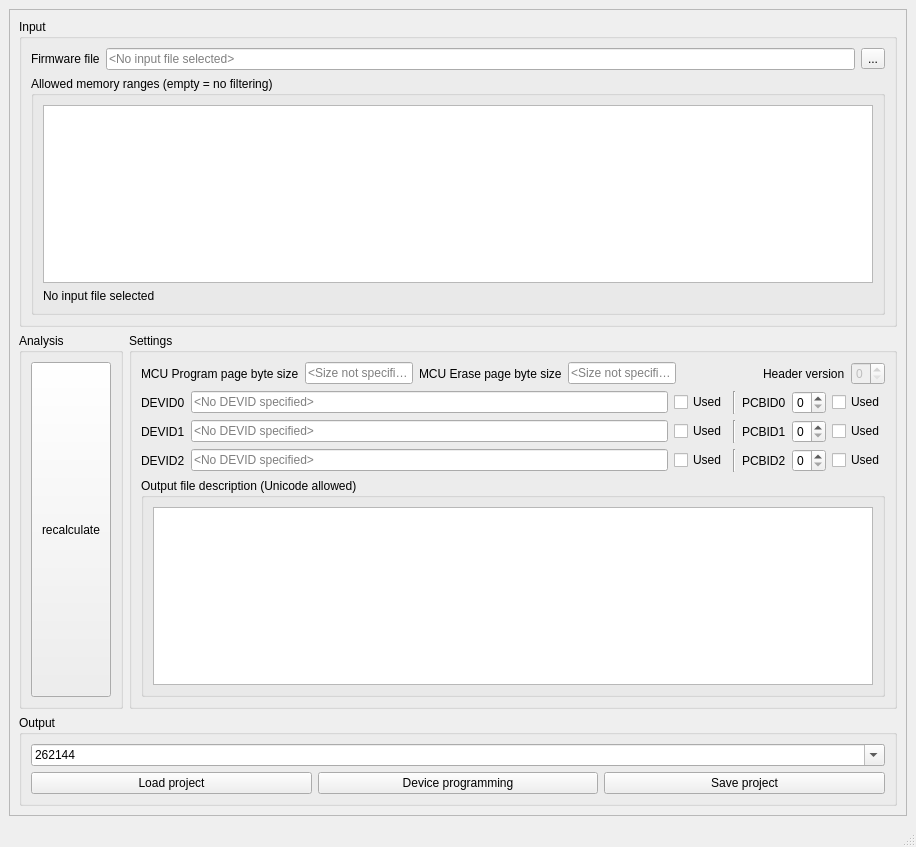
<?xml version="1.0" encoding="UTF-8"?>
<ui version="4.0">
 <class>MainWindow</class>
 <widget class="QMainWindow" name="MainWindow">
  <property name="geometry">
   <rect>
    <x>0</x>
    <y>0</y>
    <width>916</width>
    <height>847</height>
   </rect>
  </property>
  <property name="windowTitle">
   <string>Boot image generator</string>
  </property>
  <property name="styleSheet">
   <string notr="true"/>
  </property>
  <property name="animated">
   <bool>true</bool>
  </property>
  <property name="documentMode">
   <bool>false</bool>
  </property>
  <widget class="QWidget" name="centralwidget">
   <layout class="QGridLayout" name="gridLayout">
    <item row="0" column="1">
     <widget class="QFrame" name="frame">
      <property name="frameShape">
       <enum>QFrame::StyledPanel</enum>
      </property>
      <property name="frameShadow">
       <enum>QFrame::Raised</enum>
      </property>
      <layout class="QGridLayout" name="gridLayout_8">
       <item row="1" column="1">
        <widget class="QGroupBox" name="settings_grp">
         <property name="sizePolicy">
          <sizepolicy hsizetype="Expanding" vsizetype="Preferred">
           <horstretch>0</horstretch>
           <verstretch>0</verstretch>
          </sizepolicy>
         </property>
         <property name="title">
          <string>Settings</string>
         </property>
         <property name="flat">
          <bool>false</bool>
         </property>
         <layout class="QGridLayout" name="gridLayout_7">
          <item row="0" column="0">
           <layout class="QGridLayout" name="gridLayout_6">
            <item row="1" column="0">
             <layout class="QHBoxLayout" name="horizontalLayout_4">
              <item>
               <widget class="QLabel" name="label">
                <property name="text">
                 <string>DEVID0</string>
                </property>
                <property name="buddy">
                 <cstring>devid0_edt</cstring>
                </property>
               </widget>
              </item>
              <item>
               <widget class="QLineEdit" name="devid0_edt">
                <property name="toolTip">
                 <string>Enter DEVID as integer or formula</string>
                </property>
                <property name="text">
                 <string/>
                </property>
                <property name="maxLength">
                 <number>200</number>
                </property>
                <property name="frame">
                 <bool>true</bool>
                </property>
                <property name="placeholderText">
                 <string>&lt;No DEVID specified&gt;</string>
                </property>
                <property name="clearButtonEnabled">
                 <bool>true</bool>
                </property>
               </widget>
              </item>
              <item>
               <widget class="QCheckBox" name="devid0_used_cb">
                <property name="text">
                 <string>Used</string>
                </property>
               </widget>
              </item>
              <item>
               <widget class="Line" name="line">
                <property name="orientation">
                 <enum>Qt::Vertical</enum>
                </property>
               </widget>
              </item>
              <item>
               <widget class="QLabel" name="label_5">
                <property name="text">
                 <string>PCBID0</string>
                </property>
                <property name="buddy">
                 <cstring>pcbid0_spin</cstring>
                </property>
               </widget>
              </item>
              <item>
               <widget class="QSpinBox" name="pcbid0_spin">
                <property name="maximum">
                 <number>255</number>
                </property>
                <property name="displayIntegerBase">
                 <number>16</number>
                </property>
               </widget>
              </item>
              <item>
               <widget class="QCheckBox" name="pcbid0_used_cb">
                <property name="text">
                 <string>Used</string>
                </property>
               </widget>
              </item>
             </layout>
            </item>
            <item row="3" column="0">
             <layout class="QHBoxLayout" name="horizontalLayout_6">
              <item>
               <widget class="QLabel" name="label_3">
                <property name="text">
                 <string>DEVID2</string>
                </property>
                <property name="buddy">
                 <cstring>devid2_edt</cstring>
                </property>
               </widget>
              </item>
              <item>
               <widget class="QLineEdit" name="devid2_edt">
                <property name="toolTip">
                 <string>Enter DEVID as integer or formula</string>
                </property>
                <property name="text">
                 <string/>
                </property>
                <property name="maxLength">
                 <number>200</number>
                </property>
                <property name="placeholderText">
                 <string>&lt;No DEVID specified&gt;</string>
                </property>
                <property name="clearButtonEnabled">
                 <bool>true</bool>
                </property>
               </widget>
              </item>
              <item>
               <widget class="QCheckBox" name="devid2_used_cb">
                <property name="text">
                 <string>Used</string>
                </property>
               </widget>
              </item>
              <item>
               <widget class="Line" name="line_3">
                <property name="orientation">
                 <enum>Qt::Vertical</enum>
                </property>
               </widget>
              </item>
              <item>
               <widget class="QLabel" name="label_7">
                <property name="text">
                 <string>PCBID2</string>
                </property>
                <property name="buddy">
                 <cstring>pcbid2_spin</cstring>
                </property>
               </widget>
              </item>
              <item>
               <widget class="QSpinBox" name="pcbid2_spin">
                <property name="sizePolicy">
                 <sizepolicy hsizetype="Minimum" vsizetype="Fixed">
                  <horstretch>0</horstretch>
                  <verstretch>0</verstretch>
                 </sizepolicy>
                </property>
                <property name="maximum">
                 <number>255</number>
                </property>
                <property name="displayIntegerBase">
                 <number>16</number>
                </property>
               </widget>
              </item>
              <item>
               <widget class="QCheckBox" name="pcbid2_used_cb">
                <property name="text">
                 <string>Used</string>
                </property>
               </widget>
              </item>
             </layout>
            </item>
            <item row="2" column="0">
             <layout class="QHBoxLayout" name="horizontalLayout_5">
              <item>
               <widget class="QLabel" name="label_2">
                <property name="text">
                 <string>DEVID1</string>
                </property>
                <property name="buddy">
                 <cstring>devid1_edt</cstring>
                </property>
               </widget>
              </item>
              <item>
               <widget class="QLineEdit" name="devid1_edt">
                <property name="toolTip">
                 <string>Enter DEVID as integer or formula</string>
                </property>
                <property name="text">
                 <string/>
                </property>
                <property name="maxLength">
                 <number>200</number>
                </property>
                <property name="placeholderText">
                 <string>&lt;No DEVID specified&gt;</string>
                </property>
                <property name="clearButtonEnabled">
                 <bool>true</bool>
                </property>
               </widget>
              </item>
              <item>
               <widget class="QCheckBox" name="devid1_used_cb">
                <property name="text">
                 <string>Used</string>
                </property>
               </widget>
              </item>
              <item>
               <widget class="Line" name="line_2">
                <property name="orientation">
                 <enum>Qt::Vertical</enum>
                </property>
               </widget>
              </item>
              <item>
               <widget class="QLabel" name="label_6">
                <property name="text">
                 <string>PCBID1</string>
                </property>
                <property name="buddy">
                 <cstring>pcbid1_spin</cstring>
                </property>
               </widget>
              </item>
              <item>
               <widget class="QSpinBox" name="pcbid1_spin">
                <property name="maximum">
                 <number>255</number>
                </property>
                <property name="displayIntegerBase">
                 <number>16</number>
                </property>
               </widget>
              </item>
              <item>
               <widget class="QCheckBox" name="pcbid1_used_cb">
                <property name="text">
                 <string>Used</string>
                </property>
               </widget>
              </item>
             </layout>
            </item>
            <item row="4" column="0">
             <widget class="QGroupBox" name="groupBox_2">
              <property name="sizePolicy">
               <sizepolicy hsizetype="Preferred" vsizetype="Expanding">
                <horstretch>0</horstretch>
                <verstretch>0</verstretch>
               </sizepolicy>
              </property>
              <property name="title">
               <string>Output file description (Unicode allowed)</string>
              </property>
              <layout class="QGridLayout" name="gridLayout_5">
               <item row="0" column="0">
                <widget class="QPlainTextEdit" name="file_comment_edt">
                 <property name="sizePolicy">
                  <sizepolicy hsizetype="Expanding" vsizetype="Expanding">
                   <horstretch>0</horstretch>
                   <verstretch>0</verstretch>
                  </sizepolicy>
                 </property>
                 <property name="toolTip">
                  <string>Comment stored in output file</string>
                 </property>
                 <property name="frameShape">
                  <enum>QFrame::StyledPanel</enum>
                 </property>
                 <property name="tabChangesFocus">
                  <bool>true</bool>
                 </property>
                 <property name="placeholderText">
                  <string>&lt;Output file comment is empty&gt;</string>
                 </property>
                </widget>
               </item>
              </layout>
             </widget>
            </item>
            <item row="0" column="0">
             <layout class="QHBoxLayout" name="horizontalLayout_7">
              <item>
               <widget class="QLabel" name="label_8">
                <property name="text">
                 <string>MCU Program page byte size</string>
                </property>
               </widget>
              </item>
              <item>
               <widget class="QLineEdit" name="program_page_size_edt">
                <property name="toolTip">
                 <string>Page size in bytes used for address alignment</string>
                </property>
                <property name="styleSheet">
                 <string notr="true"/>
                </property>
                <property name="text">
                 <string/>
                </property>
                <property name="maxLength">
                 <number>300</number>
                </property>
                <property name="placeholderText">
                 <string>&lt;Size not specified&gt;</string>
                </property>
                <property name="clearButtonEnabled">
                 <bool>true</bool>
                </property>
               </widget>
              </item>
              <item>
               <widget class="QLabel" name="label_9">
                <property name="text">
                 <string>MCU Erase page byte size</string>
                </property>
               </widget>
              </item>
              <item>
               <widget class="QLineEdit" name="erase_page_size_edt">
                <property name="toolTip">
                 <string>Page size in bytes used for address alignment</string>
                </property>
                <property name="text">
                 <string/>
                </property>
                <property name="maxLength">
                 <number>300</number>
                </property>
                <property name="placeholderText">
                 <string>&lt;Size not specified&gt;</string>
                </property>
                <property name="clearButtonEnabled">
                 <bool>true</bool>
                </property>
               </widget>
              </item>
              <item>
               <spacer name="horizontalSpacer">
                <property name="orientation">
                 <enum>Qt::Horizontal</enum>
                </property>
                <property name="sizeHint" stdset="0">
                 <size>
                  <width>40</width>
                  <height>20</height>
                 </size>
                </property>
               </spacer>
              </item>
              <item>
               <widget class="QLabel" name="label_4">
                <property name="text">
                 <string>Header version</string>
                </property>
                <property name="buddy">
                 <cstring>header_version_spin</cstring>
                </property>
               </widget>
              </item>
              <item>
               <widget class="QSpinBox" name="header_version_spin">
                <property name="enabled">
                 <bool>false</bool>
                </property>
                <property name="maximum">
                 <number>3</number>
                </property>
               </widget>
              </item>
             </layout>
            </item>
           </layout>
          </item>
         </layout>
        </widget>
       </item>
       <item row="3" column="0" colspan="2">
        <widget class="QGroupBox" name="output_grp">
         <property name="title">
          <string>Output</string>
         </property>
         <layout class="QGridLayout" name="gridLayout_3">
          <item row="1" column="0">
           <layout class="QHBoxLayout" name="horizontalLayout_2">
            <item>
             <widget class="QPushButton" name="load_project_btn">
              <property name="text">
               <string>Load project</string>
              </property>
             </widget>
            </item>
            <item>
             <widget class="QPushButton" name="program_device_btn">
              <property name="enabled">
               <bool>true</bool>
              </property>
              <property name="text">
               <string>Device programming</string>
              </property>
             </widget>
            </item>
            <item>
             <widget class="QPushButton" name="save_project_btn">
              <property name="enabled">
               <bool>true</bool>
              </property>
              <property name="text">
               <string>Save project</string>
              </property>
              <property name="checkable">
               <bool>false</bool>
              </property>
              <property name="autoExclusive">
               <bool>false</bool>
              </property>
             </widget>
            </item>
           </layout>
          </item>
          <item row="0" column="0">
           <widget class="QComboBox" name="storage_device_cb">
            <property name="toolTip">
             <string>Memory bytes size or device type</string>
            </property>
            <property name="editable">
             <bool>true</bool>
            </property>
            <property name="currentText">
             <string>262144</string>
            </property>
            <property name="duplicatesEnabled">
             <bool>true</bool>
            </property>
            <property name="frame">
             <bool>true</bool>
            </property>
           </widget>
          </item>
         </layout>
        </widget>
       </item>
       <item row="0" column="0" colspan="2">
        <widget class="QGroupBox" name="groupBox">
         <property name="title">
          <string>Input</string>
         </property>
         <layout class="QVBoxLayout" name="verticalLayout_3">
          <item>
           <layout class="QHBoxLayout" name="horizontalLayout">
            <item>
             <widget class="QLabel" name="input_file_lbl">
              <property name="text">
               <string>Firmware file</string>
              </property>
              <property name="buddy">
               <cstring>input_file_name_edt</cstring>
              </property>
             </widget>
            </item>
            <item>
             <widget class="QLineEdit" name="input_file_name_edt">
              <property name="toolTip">
               <string>Input file name</string>
              </property>
              <property name="text">
               <string/>
              </property>
              <property name="maxLength">
               <number>2000</number>
              </property>
              <property name="placeholderText">
               <string>&lt;No input file selected&gt;</string>
              </property>
              <property name="clearButtonEnabled">
               <bool>true</bool>
              </property>
             </widget>
            </item>
            <item>
             <widget class="QToolButton" name="browse_input_file_btn">
              <property name="toolTip">
               <string>Browse for input file</string>
              </property>
              <property name="text">
               <string>...</string>
              </property>
             </widget>
            </item>
           </layout>
          </item>
          <item>
           <widget class="QGroupBox" name="groupBox_4">
            <property name="title">
             <string>Allowed memory ranges (empty = no filtering)</string>
            </property>
            <property name="flat">
             <bool>false</bool>
            </property>
            <layout class="QGridLayout" name="gridLayout_2">
             <item row="2" column="0">
              <widget class="QLabel" name="input_file_status_lbl">
               <property name="text">
                <string>No input file selected</string>
               </property>
              </widget>
             </item>
             <item row="1" column="0">
              <widget class="QPlainTextEdit" name="input_filter_ranges_tdtedt">
               <property name="toolTip">
                <string>Enter memory ranges in (from, to) format including parenthesis, ranges separated by comma</string>
               </property>
               <property name="tabChangesFocus">
                <bool>true</bool>
               </property>
               <property name="placeholderText">
                <string>&lt;No filters applied&gt;</string>
               </property>
              </widget>
             </item>
            </layout>
           </widget>
          </item>
         </layout>
        </widget>
       </item>
       <item row="1" column="0">
        <widget class="QGroupBox" name="groupBox_3">
         <property name="sizePolicy">
          <sizepolicy hsizetype="Preferred" vsizetype="Preferred">
           <horstretch>0</horstretch>
           <verstretch>0</verstretch>
          </sizepolicy>
         </property>
         <property name="title">
          <string>Analysis</string>
         </property>
         <layout class="QGridLayout" name="gridLayout_9">
          <item row="0" column="0">
           <widget class="QPushButton" name="recalculate_btn">
            <property name="sizePolicy">
             <sizepolicy hsizetype="Minimum" vsizetype="Expanding">
              <horstretch>0</horstretch>
              <verstretch>0</verstretch>
             </sizepolicy>
            </property>
            <property name="text">
             <string>recalculate</string>
            </property>
           </widget>
          </item>
         </layout>
        </widget>
       </item>
      </layout>
     </widget>
    </item>
   </layout>
  </widget>
  <widget class="QMenuBar" name="menubar">
   <property name="geometry">
    <rect>
     <x>0</x>
     <y>0</y>
     <width>916</width>
     <height>21</height>
    </rect>
   </property>
  </widget>
  <widget class="QStatusBar" name="statusbar"/>
 </widget>
 <tabstops>
  <tabstop>input_file_name_edt</tabstop>
  <tabstop>browse_input_file_btn</tabstop>
  <tabstop>input_filter_ranges_tdtedt</tabstop>
  <tabstop>program_page_size_edt</tabstop>
  <tabstop>erase_page_size_edt</tabstop>
  <tabstop>header_version_spin</tabstop>
  <tabstop>devid0_edt</tabstop>
  <tabstop>devid0_used_cb</tabstop>
  <tabstop>pcbid0_spin</tabstop>
  <tabstop>pcbid0_used_cb</tabstop>
  <tabstop>devid1_edt</tabstop>
  <tabstop>devid1_used_cb</tabstop>
  <tabstop>pcbid1_spin</tabstop>
  <tabstop>pcbid1_used_cb</tabstop>
  <tabstop>devid2_edt</tabstop>
  <tabstop>devid2_used_cb</tabstop>
  <tabstop>pcbid2_spin</tabstop>
  <tabstop>pcbid2_used_cb</tabstop>
  <tabstop>file_comment_edt</tabstop>
  <tabstop>storage_device_cb</tabstop>
  <tabstop>save_project_btn</tabstop>
  <tabstop>program_device_btn</tabstop>
  <tabstop>load_project_btn</tabstop>
 </tabstops>
 <resources/>
 <connections>
  <connection>
   <sender>devid0_edt</sender>
   <signal>textChanged(QString)</signal>
   <receiver>MainWindow</receiver>
   <slot>devid0_edited(QString)</slot>
   <hints>
    <hint type="sourcelabel">
     <x>686</x>
     <y>412</y>
    </hint>
    <hint type="destinationlabel">
     <x>659</x>
     <y>365</y>
    </hint>
   </hints>
  </connection>
  <connection>
   <sender>devid1_edt</sender>
   <signal>textChanged(QString)</signal>
   <receiver>MainWindow</receiver>
   <slot>devid1_edited(QString)</slot>
   <hints>
    <hint type="sourcelabel">
     <x>342</x>
     <y>445</y>
    </hint>
    <hint type="destinationlabel">
     <x>374</x>
     <y>392</y>
    </hint>
   </hints>
  </connection>
  <connection>
   <sender>devid2_edt</sender>
   <signal>textChanged(QString)</signal>
   <receiver>MainWindow</receiver>
   <slot>devid2_edited(QString)</slot>
   <hints>
    <hint type="sourcelabel">
     <x>521</x>
     <y>471</y>
    </hint>
    <hint type="destinationlabel">
     <x>573</x>
     <y>423</y>
    </hint>
   </hints>
  </connection>
  <connection>
   <sender>pcbid0_spin</sender>
   <signal>valueChanged(QString)</signal>
   <receiver>MainWindow</receiver>
   <slot>pcbid0_edited(QString)</slot>
   <hints>
    <hint type="sourcelabel">
     <x>817</x>
     <y>413</y>
    </hint>
    <hint type="destinationlabel">
     <x>915</x>
     <y>360</y>
    </hint>
   </hints>
  </connection>
  <connection>
   <sender>pcbid1_spin</sender>
   <signal>valueChanged(QString)</signal>
   <receiver>MainWindow</receiver>
   <slot>pcbid1_edited(QString)</slot>
   <hints>
    <hint type="sourcelabel">
     <x>831</x>
     <y>442</y>
    </hint>
    <hint type="destinationlabel">
     <x>915</x>
     <y>395</y>
    </hint>
   </hints>
  </connection>
  <connection>
   <sender>pcbid2_spin</sender>
   <signal>valueChanged(QString)</signal>
   <receiver>MainWindow</receiver>
   <slot>pcbid2_edited(QString)</slot>
   <hints>
    <hint type="sourcelabel">
     <x>831</x>
     <y>463</y>
    </hint>
    <hint type="destinationlabel">
     <x>915</x>
     <y>428</y>
    </hint>
   </hints>
  </connection>
  <connection>
   <sender>browse_input_file_btn</sender>
   <signal>clicked()</signal>
   <receiver>MainWindow</receiver>
   <slot>browse_for_input_file()</slot>
   <hints>
    <hint type="sourcelabel">
     <x>879</x>
     <y>73</y>
    </hint>
    <hint type="destinationlabel">
     <x>890</x>
     <y>49</y>
    </hint>
   </hints>
  </connection>
  <connection>
   <sender>program_page_size_edt</sender>
   <signal>editingFinished()</signal>
   <receiver>MainWindow</receiver>
   <slot>hex_edit_field_validator()</slot>
   <hints>
    <hint type="sourcelabel">
     <x>280</x>
     <y>388</y>
    </hint>
    <hint type="destinationlabel">
     <x>268</x>
     <y>345</y>
    </hint>
   </hints>
  </connection>
  <connection>
   <sender>erase_page_size_edt</sender>
   <signal>editingFinished()</signal>
   <receiver>MainWindow</receiver>
   <slot>hex_edit_field_validator()</slot>
   <hints>
    <hint type="sourcelabel">
     <x>567</x>
     <y>388</y>
    </hint>
    <hint type="destinationlabel">
     <x>565</x>
     <y>332</y>
    </hint>
   </hints>
  </connection>
  <connection>
   <sender>devid0_edt</sender>
   <signal>editingFinished()</signal>
   <receiver>MainWindow</receiver>
   <slot>hex_edit_field_validator()</slot>
   <hints>
    <hint type="sourcelabel">
     <x>187</x>
     <y>410</y>
    </hint>
    <hint type="destinationlabel">
     <x>252</x>
     <y>372</y>
    </hint>
   </hints>
  </connection>
  <connection>
   <sender>devid1_edt</sender>
   <signal>editingFinished()</signal>
   <receiver>MainWindow</receiver>
   <slot>hex_edit_field_validator()</slot>
   <hints>
    <hint type="sourcelabel">
     <x>202</x>
     <y>433</y>
    </hint>
    <hint type="destinationlabel">
     <x>232</x>
     <y>400</y>
    </hint>
   </hints>
  </connection>
  <connection>
   <sender>devid2_edt</sender>
   <signal>editingFinished()</signal>
   <receiver>MainWindow</receiver>
   <slot>hex_edit_field_validator()</slot>
   <hints>
    <hint type="sourcelabel">
     <x>305</x>
     <y>468</y>
    </hint>
    <hint type="destinationlabel">
     <x>269</x>
     <y>423</y>
    </hint>
   </hints>
  </connection>
  <connection>
   <sender>input_filter_ranges_tdtedt</sender>
   <signal>textChanged()</signal>
   <receiver>MainWindow</receiver>
   <slot>clear_style_sheet()</slot>
   <hints>
    <hint type="sourcelabel">
     <x>179</x>
     <y>163</y>
    </hint>
    <hint type="destinationlabel">
     <x>206</x>
     <y>153</y>
    </hint>
   </hints>
  </connection>
  <connection>
   <sender>file_comment_edt</sender>
   <signal>textChanged()</signal>
   <receiver>MainWindow</receiver>
   <slot>clear_style_sheet()</slot>
   <hints>
    <hint type="sourcelabel">
     <x>615</x>
     <y>571</y>
    </hint>
    <hint type="destinationlabel">
     <x>713</x>
     <y>533</y>
    </hint>
   </hints>
  </connection>
  <connection>
   <sender>save_project_btn</sender>
   <signal>clicked()</signal>
   <receiver>MainWindow</receiver>
   <slot>save_project()</slot>
   <hints>
    <hint type="sourcelabel">
     <x>794</x>
     <y>787</y>
    </hint>
    <hint type="destinationlabel">
     <x>869</x>
     <y>697</y>
    </hint>
   </hints>
  </connection>
  <connection>
   <sender>load_project_btn</sender>
   <signal>clicked()</signal>
   <receiver>MainWindow</receiver>
   <slot>load_project()</slot>
   <hints>
    <hint type="sourcelabel">
     <x>210</x>
     <y>784</y>
    </hint>
    <hint type="destinationlabel">
     <x>118</x>
     <y>701</y>
    </hint>
   </hints>
  </connection>
  <connection>
   <sender>program_device_btn</sender>
   <signal>clicked()</signal>
   <receiver>MainWindow</receiver>
   <slot>device_programming()</slot>
   <hints>
    <hint type="sourcelabel">
     <x>407</x>
     <y>780</y>
    </hint>
    <hint type="destinationlabel">
     <x>525</x>
     <y>694</y>
    </hint>
   </hints>
  </connection>
  <connection>
   <sender>input_file_name_edt</sender>
   <signal>editingFinished()</signal>
   <receiver>MainWindow</receiver>
   <slot>validate_file_editor()</slot>
   <hints>
    <hint type="sourcelabel">
     <x>355</x>
     <y>79</y>
    </hint>
    <hint type="destinationlabel">
     <x>409</x>
     <y>75</y>
    </hint>
   </hints>
  </connection>
  <connection>
   <sender>input_file_name_edt</sender>
   <signal>textChanged(QString)</signal>
   <receiver>MainWindow</receiver>
   <slot>clear_style_sheet()</slot>
   <hints>
    <hint type="sourcelabel">
     <x>678</x>
     <y>78</y>
    </hint>
    <hint type="destinationlabel">
     <x>720</x>
     <y>72</y>
    </hint>
   </hints>
  </connection>
  <connection>
   <sender>program_page_size_edt</sender>
   <signal>textChanged(QString)</signal>
   <receiver>MainWindow</receiver>
   <slot>clear_style_sheet()</slot>
   <hints>
    <hint type="sourcelabel">
     <x>286</x>
     <y>382</y>
    </hint>
    <hint type="destinationlabel">
     <x>265</x>
     <y>332</y>
    </hint>
   </hints>
  </connection>
  <connection>
   <sender>erase_page_size_edt</sender>
   <signal>textChanged(QString)</signal>
   <receiver>MainWindow</receiver>
   <slot>clear_style_sheet()</slot>
   <hints>
    <hint type="sourcelabel">
     <x>569</x>
     <y>383</y>
    </hint>
    <hint type="destinationlabel">
     <x>561</x>
     <y>342</y>
    </hint>
   </hints>
  </connection>
  <connection>
   <sender>recalculate_btn</sender>
   <signal>clicked()</signal>
   <receiver>MainWindow</receiver>
   <slot>recalculate()</slot>
   <hints>
    <hint type="sourcelabel">
     <x>53</x>
     <y>482</y>
    </hint>
    <hint type="destinationlabel">
     <x>6</x>
     <y>507</y>
    </hint>
   </hints>
  </connection>
 </connections>
 <slots>
  <slot>browse_for_input_file()</slot>
  <slot>recalculate()</slot>
  <slot>devid0_edited(QString)</slot>
  <slot>devid1_edited(QString)</slot>
  <slot>devid2_edited(QString)</slot>
  <slot>pcbid0_edited(QString)</slot>
  <slot>pcbid1_edited(QString)</slot>
  <slot>pcbid2_edited(QString)</slot>
  <slot>hex_edit_field_validator()</slot>
  <slot>clear_style_sheet()</slot>
  <slot>save_project()</slot>
  <slot>load_project()</slot>
  <slot>device_programming()</slot>
  <slot>validate_file_editor()</slot>
 </slots>
</ui>
